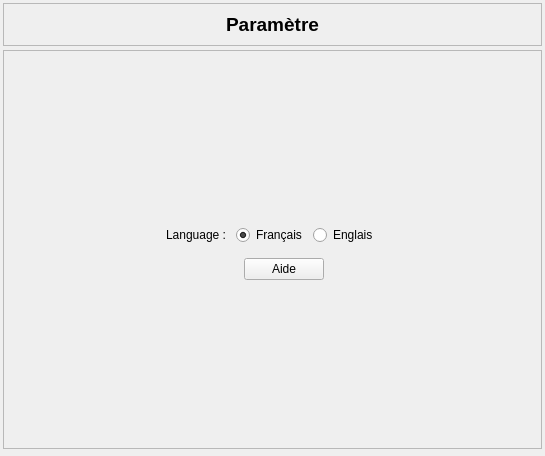
<?xml version="1.0" encoding="UTF-8"?>
<ui version="4.0">
 <class>Parametre</class>
 <widget class="QWidget" name="Parametre">
  <property name="geometry">
   <rect>
    <x>0</x>
    <y>0</y>
    <width>545</width>
    <height>456</height>
   </rect>
  </property>
  <property name="windowTitle">
   <string>Form</string>
  </property>
  <layout class="QVBoxLayout" name="verticalLayout">
   <property name="spacing">
    <number>4</number>
   </property>
   <property name="leftMargin">
    <number>3</number>
   </property>
   <property name="topMargin">
    <number>3</number>
   </property>
   <property name="rightMargin">
    <number>3</number>
   </property>
   <property name="bottomMargin">
    <number>3</number>
   </property>
   <item alignment="Qt::AlignTop">
    <widget class="QFrame" name="frame">
     <property name="frameShape">
      <enum>QFrame::StyledPanel</enum>
     </property>
     <property name="frameShadow">
      <enum>QFrame::Raised</enum>
     </property>
     <layout class="QHBoxLayout" name="horizontalLayout">
      <item>
       <widget class="QLabel" name="label">
        <property name="font">
         <font>
          <pointsize>14</pointsize>
          <bold>true</bold>
         </font>
        </property>
        <property name="text">
         <string>Paramètre</string>
        </property>
        <property name="alignment">
         <set>Qt::AlignCenter</set>
        </property>
       </widget>
      </item>
     </layout>
    </widget>
   </item>
   <item>
    <widget class="QFrame" name="frame_2">
     <property name="sizePolicy">
      <sizepolicy hsizetype="Preferred" vsizetype="Expanding">
       <horstretch>0</horstretch>
       <verstretch>0</verstretch>
      </sizepolicy>
     </property>
     <property name="maximumSize">
      <size>
       <width>16777215</width>
       <height>16777215</height>
      </size>
     </property>
     <property name="frameShape">
      <enum>QFrame::StyledPanel</enum>
     </property>
     <property name="frameShadow">
      <enum>QFrame::Raised</enum>
     </property>
     <layout class="QVBoxLayout" name="verticalLayout_2">
      <property name="spacing">
       <number>1</number>
      </property>
      <property name="leftMargin">
       <number>2</number>
      </property>
      <property name="topMargin">
       <number>2</number>
      </property>
      <property name="rightMargin">
       <number>2</number>
      </property>
      <property name="bottomMargin">
       <number>2</number>
      </property>
      <item>
       <spacer name="verticalSpacer">
        <property name="orientation">
         <enum>Qt::Vertical</enum>
        </property>
        <property name="sizeHint" stdset="0">
         <size>
          <width>20</width>
          <height>40</height>
         </size>
        </property>
       </spacer>
      </item>
      <item alignment="Qt::AlignHCenter|Qt::AlignVCenter">
       <widget class="QFrame" name="frame_3">
        <property name="sizePolicy">
         <sizepolicy hsizetype="Preferred" vsizetype="Expanding">
          <horstretch>0</horstretch>
          <verstretch>0</verstretch>
         </sizepolicy>
        </property>
        <property name="styleSheet">
         <string notr="true">QFrame#frame_3{
	border:0px solid rgb(171,171,171);
	border-radius:10px;
}</string>
        </property>
        <property name="frameShape">
         <enum>QFrame::StyledPanel</enum>
        </property>
        <property name="frameShadow">
         <enum>QFrame::Raised</enum>
        </property>
        <layout class="QHBoxLayout" name="horizontalLayout_2">
         <item>
          <widget class="QLabel" name="label_2">
           <property name="text">
            <string>Language : </string>
           </property>
          </widget>
         </item>
         <item>
          <widget class="QRadioButton" name="langFranc">
           <property name="text">
            <string>Français</string>
           </property>
           <property name="checked">
            <bool>true</bool>
           </property>
          </widget>
         </item>
         <item>
          <widget class="QRadioButton" name="langEng">
           <property name="text">
            <string>Englais</string>
           </property>
          </widget>
         </item>
        </layout>
       </widget>
      </item>
      <item alignment="Qt::AlignHCenter|Qt::AlignVCenter">
       <widget class="QFrame" name="frame_5">
        <property name="styleSheet">
         <string notr="true">QFrame#frame_5{
	border:0px solid rgb(171,171,171);
	border-radius:10px;
}</string>
        </property>
        <property name="frameShape">
         <enum>QFrame::StyledPanel</enum>
        </property>
        <property name="frameShadow">
         <enum>QFrame::Raised</enum>
        </property>
        <layout class="QHBoxLayout" name="horizontalLayout_3">
         <property name="spacing">
          <number>2</number>
         </property>
         <property name="leftMargin">
          <number>2</number>
         </property>
         <property name="topMargin">
          <number>3</number>
         </property>
         <property name="rightMargin">
          <number>2</number>
         </property>
         <property name="bottomMargin">
          <number>3</number>
         </property>
         <item>
          <widget class="QLabel" name="label_3">
           <property name="text">
            <string>                            </string>
           </property>
          </widget>
         </item>
         <item>
          <widget class="QPushButton" name="btnAide">
           <property name="text">
            <string>Aide</string>
           </property>
          </widget>
         </item>
         <item>
          <widget class="QLabel" name="label_4">
           <property name="text">
            <string>                     </string>
           </property>
          </widget>
         </item>
        </layout>
       </widget>
      </item>
      <item>
       <spacer name="verticalSpacer_2">
        <property name="orientation">
         <enum>Qt::Vertical</enum>
        </property>
        <property name="sizeHint" stdset="0">
         <size>
          <width>20</width>
          <height>40</height>
         </size>
        </property>
       </spacer>
      </item>
     </layout>
    </widget>
   </item>
   <item>
    <widget class="QFrame" name="slidehelp">
     <property name="sizePolicy">
      <sizepolicy hsizetype="Preferred" vsizetype="Expanding">
       <horstretch>0</horstretch>
       <verstretch>0</verstretch>
      </sizepolicy>
     </property>
     <property name="maximumSize">
      <size>
       <width>16777215</width>
       <height>0</height>
      </size>
     </property>
     <property name="frameShape">
      <enum>QFrame::StyledPanel</enum>
     </property>
     <property name="frameShadow">
      <enum>QFrame::Raised</enum>
     </property>
     <layout class="QVBoxLayout" name="verticalLayout_3">
      <property name="leftMargin">
       <number>2</number>
      </property>
      <property name="topMargin">
       <number>2</number>
      </property>
      <property name="rightMargin">
       <number>2</number>
      </property>
      <property name="bottomMargin">
       <number>2</number>
      </property>
      <item alignment="Qt::AlignLeft|Qt::AlignTop">
       <widget class="QPushButton" name="slidedown">
        <property name="text">
         <string/>
        </property>
        <property name="icon">
         <iconset resource="images.qrc">
          <normaloff>:/images/images/arrow-down.svg</normaloff>:/images/images/arrow-down.svg</iconset>
        </property>
       </widget>
      </item>
      <item>
       <widget class="QTextEdit" name="textEdit">
        <property name="styleSheet">
         <string notr="true">QTextEdit{
	background:transparent;
}</string>
        </property>
       </widget>
      </item>
     </layout>
    </widget>
   </item>
  </layout>
 </widget>
 <resources>
  <include location="images.qrc"/>
 </resources>
 <connections/>
</ui>
